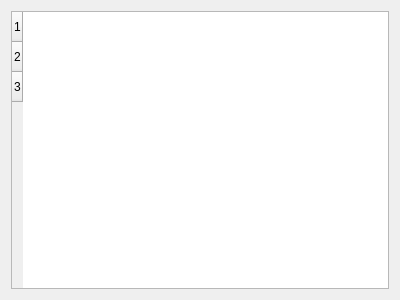
<?xml version="1.0" encoding="UTF-8"?>
<ui version="4.0">
 <class>GraphicsWidget</class>
 <widget class="QWidget" name="GraphicsWidget">
  <property name="geometry">
   <rect>
    <x>0</x>
    <y>0</y>
    <width>400</width>
    <height>300</height>
   </rect>
  </property>
  <property name="windowTitle">
   <string>Form</string>
  </property>
  <layout class="QGridLayout" name="gridLayout">
   <item row="0" column="0">
    <widget class="QTableWidget" name="tableWidget">
     <row>
      <property name="text">
       <string>1</string>
      </property>
     </row>
     <row>
      <property name="text">
       <string>2</string>
      </property>
     </row>
     <row>
      <property name="text">
       <string>3</string>
      </property>
     </row>
    </widget>
   </item>
  </layout>
 </widget>
 <resources/>
 <connections/>
</ui>
